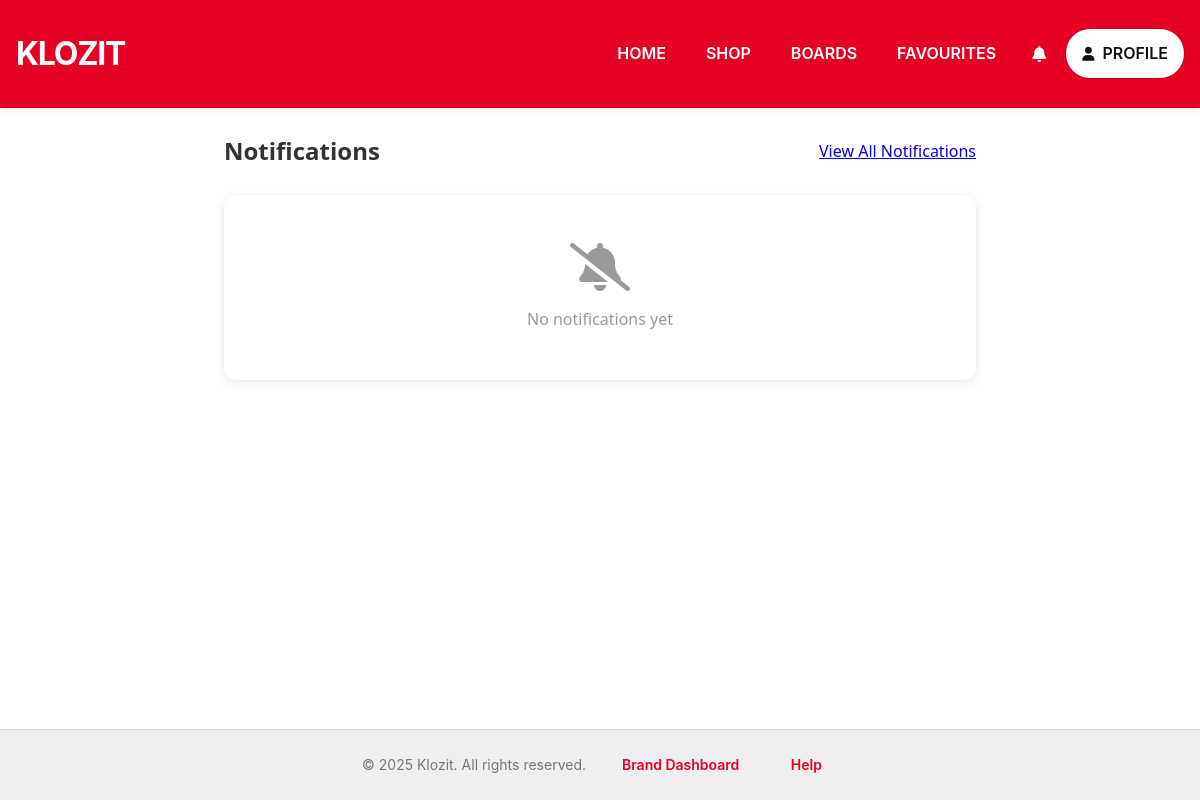
Page /notifications/ (signed in) on the earlier database version.
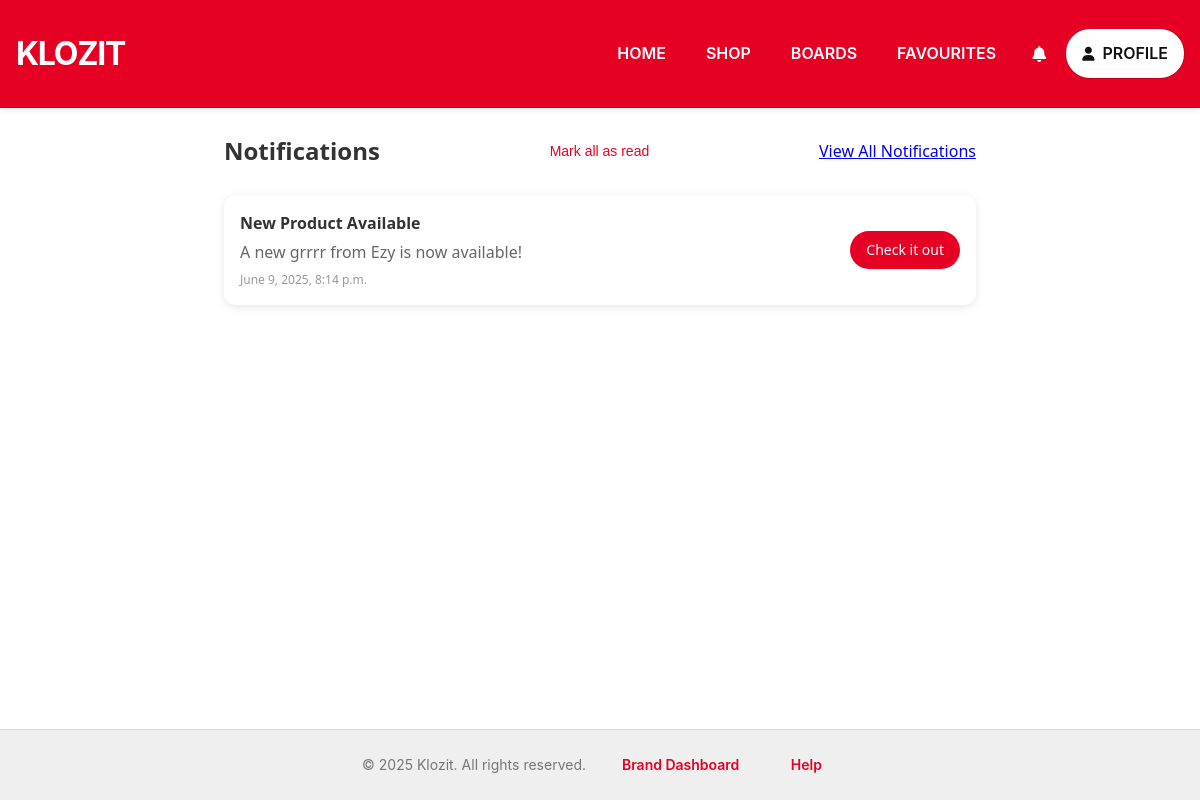
Same page on the later database version.
### accounts/models.py (models this page shows, shortened)
class Notification(models.Model):
    NOTIFICATION_TYPES = (
        ('new_product', 'New Product'),
        ('price_drop', 'Price Drop'),
        ('back_in_stock', 'Back in Stock'),
    )
    user = models.ForeignKey(User, on_delete=models.CASCADE, related_name='notifications')
    type = models.CharField(max_length=20, choices=NOTIFICATION_TYPES)
    title = models.CharField(max_length=255)
    message = models.TextField()
    link = models.CharField(max_length=255, blank=True)
    is_read = models.BooleanField(default=False)
    created_at = models.DateTimeField(auto_now_add=True)
    class Meta:
        ordering = ['-created_at']

### accounts/views.py (the view)
# urls.py: path('notifications/', views.notifications_page, name='notifications'),
@login_required
def notifications_page(request):
    notifications = Notification.objects.filter(user=request.user).order_by('-created_at')
    return render(request, 'accounts/notifications.html', {
        'notifications': notifications
    })

### templates/accounts/notifications.html (shortened to what this page needs)
{% extends 'base.html' %} {% load static %} {% block content %}
<div class="notifications-page">
  <div class="notifications-header">
    <h1>Notifications</h1>
    {% if notifications %}
    <button class="mark-all-read" id="markAllRead">Mark all as read</button>
    {% endif %}
    <a href="{% url 'notifications' %}" class="view-all-link"
      >View All Notifications</a
    >
  </div>
  <div class="notifications-list">
    {% if notifications %} {% for notification in notifications %}
    <div
      class="notification-item {% if not notification.is_read %}unread{% endif %}"
      data-id="{{ notification.id }}"
    >
      <div class="notification-content">
        <div class="notification-title">{{ notification.title }}</div>
        <div class="notification-message">{{ notification.message }}</div>
        <div class="notification-time">
          {{ notification.created_at|date:"F j, Y, g:i a" }}
        </div>
      </div>
      {% if notification.link %}
      <a href="{{ notification.link }}" class="check-it-out">Check it out</a>
      {% endif %}
    </div>
    {% endfor %} {% else %}
    <div class="no-notifications">
      <i class="fas fa-bell-slash"></i>
      <p>No notifications yet</p>
    </div>
    {% endif %}
  </div>
</div>
{% endblock %}

Differences in the rows shown:
added Notification: title "New Product Available", message "A new grrrr from Ezy is now available!", created_at "June 9, 2025, 8:14 p.m."
Other differences:
text no longer shown: "No notifications yet"
text now shown: "Mark all as read"
